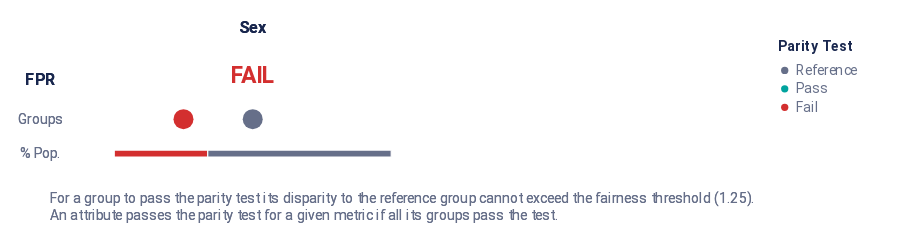

This figure's notebook cell:
### Code cell
audit.audit()
audit.summary_plot(fairness_metric)

### Figure 1 — Vega-Lite specification as saved in the notebook (floating-point values rounded to 4 significant figures)
{"config": {"view": {"continuousWidth": 300, "continuousHeight": 300, "strokeWidth": 0}, "legend": {"labelColor": "rgb(102, 111, 137)", "labelFont": "Roboto, Arial, sans-serif", "labelFontSize": 12, "rowPadding": 4, "symbolSize": 40, "titleBaseline": "top", "titleColor": "rgb(25, 39, 78)", "titleFont": "Roboto, Arial, sans-serif", "titleFontSize": 12, "titleFontWeight": "bold", "titlePadding": 8}}, "vconcat": [{"hconcat": [{"vconcat": [{"mark": {"type": "text", "align": "center", "baseline": "middle", "color": "rgb(25, 39, 78)", "font": "Roboto, Arial, sans-serif", "fontWeight": "bold", "size": 14}, "encoding": {"text": {"value": ""}}, "height": 19.5, "width": 32.0}, {"layer": [{"mark": {"type": "text", "align": "center", "baseline": "middle", "color": "rgb(25, 39, 78)", "font": "Roboto, Arial, sans-serif", "fontWeight": "bold", "size": 14}, "encoding": {"text": {"value": "FPR"}, "y": {"axis": {"domain": false, "grid": false, "labels": false, "ticks": false, "title": null}, "field": "y_position", "scale": {"domain": [3, 1]}, "type": "quantitative"}}, "transform": [{"calculate": "1.2", "as": "y_position"}]}, {"mark": {"type": "text", "align": "center", "baseline": "middle", "color": "rgb(102, 111, 137)", "font": "Roboto, Arial, sans-serif", "size": 12}, "encoding": {"text": {"value": "Groups"}, "y": {"axis": {"domain": false, "grid": false, "labels": false, "ticks": false, "title": null}, "field": "y_position", "scale": {"domain": [3, 1]}, "type": "quantitative"}}, "transform": [{"calculate": "2", "as": "y_position"}]}, {"mark": {"type": "text", "align": "center", "baseline": "middle", "color": "rgb(102, 111, 137)", "font": "Roboto, Arial, sans-serif", "size": 12}, "encoding": {"text": {"value": "% Pop."}, "y": {"axis": {"domain": false, "grid": false, "labels": false, "ticks": false, "title": null}, "field": "y_position", "scale": {"domain": [3, 1]}, "type": "quantitative"}}, "transform": [{"calculate": "2.7", "as": "y_position"}]}], "height": 84.5, "width": 32.0}], "bounds": "flush", "data": {"name": "data-79dd248bdaa0ea02c535240e8ad022c8"}, "spacing": 26.0}, {"hconcat": [{"vconcat": [{"data": {"name": "data-79dd248bdaa0ea02c535240e8ad022c8"}, "mark": {"type": "text", "align": "center", "baseline": "middle", "color": "rgb(25, 39, 78)", "font": "Roboto, Arial, sans-serif", "fontWeight": "bold", "size": 14}, "encoding": {"text": {"value": "Sex"}}, "height": 19.5, "width": 240.0}, {"layer": [{"data": {"name": "data-0648884f34076ca4404072fa7f837079"}, "mark": {"type": "text", "align": "center", "baseline": "middle", "font": "Roboto, Arial, sans-serif", "fontWeight": "bold", "size": 20}, "encoding": {"color": {"field": "parity_result", "legend": {"offset": 0, "padding": 20, "title": "Parity Test"}, "scale": {"domain": ["Reference", "Pass", "Fail"], "range": ["rgb(102, 111, 137)", "rgb(0, 163, 158)", "rgb(211, 47, 47)"]}, "type": "ordinal"}, "text": {"value": "FAIL"}, "y": {"axis": {"domain": false, "grid": false, "labels": false, "ticks": false, "title": null}, "field": "y_position", "scale": {"domain": [3, 1]}, "type": "quantitative"}}, "transform": [{"calculate": "1", "as": "y_position"}]}, {"data": {"name": "data-348f27868eb778acf4c3b46de250a84e"}, "mark": {"type": "bar", "size": 6, "stroke": "white"}, "encoding": {"color": {"field": "fpr_parity_result", "legend": null, "scale": {"domain": ["Reference", "Pass", "Fail"], "range": ["rgb(102, 111, 137)", "rgb(0, 163, 158)", "rgb(211, 47, 47)"]}, "type": "ordinal"}, "tooltip": [{"field": "fpr_parity_result", "title": "Parity", "type": "nominal"}, {"field": "tooltip_group_size", "title": "Size", "type": "nominal"}, {"field": "tooltip_groups_name_size", "title": "Groups", "type": "nominal"}], "x": {"aggregate": "sum", "axis": {"domain": false, "grid": false, "labels": false, "ticks": false, "title": null}, "field": "group_size", "stack": "normalize", "type": "quantitative"}, "y": {"axis": {"domain": false, "grid": false, "labels": false, "ticks": false, "title": null}, "field": "y_position", "scale": {"domain": [3, 1]}, "type": "quantitative"}}, "transform": [{"calculate": "2.8", "as": "y_position"}]}, {"data": {"name": "data-e8758e4fae333409a66f6445752773d4"}, "mark": {"type": "circle", "opacity": 1}, "encoding": {"color": {"field": "fpr_parity_result", "legend": null, "scale": {"domain": ["Reference", "Pass", "Fail"], "range": ["rgb(102, 111, 137)", "rgb(0, 163, 158)", "rgb(211, 47, 47)"]}, "type": "ordinal"}, "size": {"value": 300}, "tooltip": [{"field": "attribute_value", "title": "Group", "type": "nominal"}, {"field": "tooltip_group_size", "title": "Group Size", "type": "nominal"}, {"field": "tooltip_parity_test_explanation_fpr", "title": "Parity Test", "type": "nominal"}, {"field": "tooltip_disparity_explanation_fpr", "title": "Disparity", "type": "nominal"}, {"field": "fpr", "format": ".2f", "title": "FPR", "type": "quantitative"}], "x": {"axis": {"domain": false, "grid": false, "labels": false, "ticks": false, "title": null}, "field": "fpr_disparity_rank", "scale": {"domain": [-2, 2], "nice": false}, "type": "quantitative"}, "y": {"axis": {"domain": false, "grid": false, "labels": false, "ticks": false, "title": null}, "field": "y_position", "scale": {"domain": [3, 1]}, "type": "quantitative"}}, "transform": [{"calculate": "2", "as": "y_position"}]}], "height": 84.5, "resolve": {"scale": {"x": "independent"}}, "width": 240.0}], "bounds": "flush", "spacing": 26.0}], "bounds": "flush", "spacing": 288.0}], "bounds": "flush", "spacing": 80.0}, {"layer": [{"mark": {"type": "text", "align": "left", "baseline": "top", "fill": "rgb(102, 111, 137)", "font": "Roboto, Arial, sans-serif", "fontSize": 12, "fontWeight": "normal"}, "encoding": {"text": {"value": "For a group to pass the parity test its disparity to the reference group cannot exceed the fairness threshold (1.25)."}, "x": {"value": 24.0}, "y": {"value": 0}}}, {"mark": {"type": "text", "align": "left", "baseline": "top", "fill": "rgb(102, 111, 137)", "font": "Roboto, Arial, sans-serif", "fontSize": 12, "fontWeight": "normal"}, "encoding": {"text": {"value": "An attribute passes the parity test for a given metric if all its groups pass the test."}, "x": {"value": 24.0}, "y": {"value": 15.0}}}], "data": {"name": "data-79dd248bdaa0ea02c535240e8ad022c8"}}], "padding": 15, "usermeta": {"embedOptions": {"scaleFactor": 5, "downloadFileName": "summary_chart"}}, "$schema": "https://vega.github.io/schema/vega-lite/v5.16.3.json", "datasets": {"data-79dd248bdaa0ea02c535240e8ad022c8": [{"a": 1, "b": 0}, {"a": 1, "b": 0}], "data-0648884f34076ca4404072fa7f837079": [{"parity_result": "Fail"}], "data-348f27868eb778acf4c3b46de250a84e": [{"fpr_parity_result": "Fail", "attribute_name": "sex", "total_entities": 9769, "group_size": 3298, "tooltip_groups_name_size": "Female (3,298)", "tooltip_group_size": "3,298 (33.76%)"}, {"fpr_parity_result": "Reference", "attribute_name": "sex", "total_entities": 9769, "group_size": 6471, "tooltip_groups_name_size": "Male (6,471)", "tooltip_group_size": "6,471 (66.24%)"}], "data-e8758e4fae333409a66f6445752773d4": [{"attribute_name": "sex", "attribute_value": "Female", "group_size": 3298, "total_entities": 9769, "ref_group_value": "Male", "fpr": 0.01979, "fpr_disparity": 0.2026, "fpr_disparity_scaled": -3.935, "fpr_parity_result": "Fail", "tooltip_parity_test_explanation_fpr": "Fail. Above fairness threshold of 1.25", "tooltip_disparity_explanation_fpr": "4.93 times smaller FPR than the reference group", "tooltip_group_size": "3,298 (33.76%)", "fpr_disparity_rank": -1.0, "group_size_formatted": "3,298", "tooltip_groups_name_size": "Female (3,298)"}, {"attribute_name": "sex", "attribute_value": "Male", "group_size": 6471, "total_entities": 9769, "ref_group_value": "Male", "fpr": 0.09765, "fpr_disparity": 1.0, "fpr_disparity_scaled": 0.0, "fpr_parity_result": "Reference", "tooltip_parity_test_explanation_fpr": "Reference group", "tooltip_disparity_explanation_fpr": "Reference group", "tooltip_group_size": "6,471 (66.24%)", "fpr_disparity_rank": 0.0, "group_size_formatted": "6,471", "tooltip_groups_name_size": "Male (6,471)"}]}}
